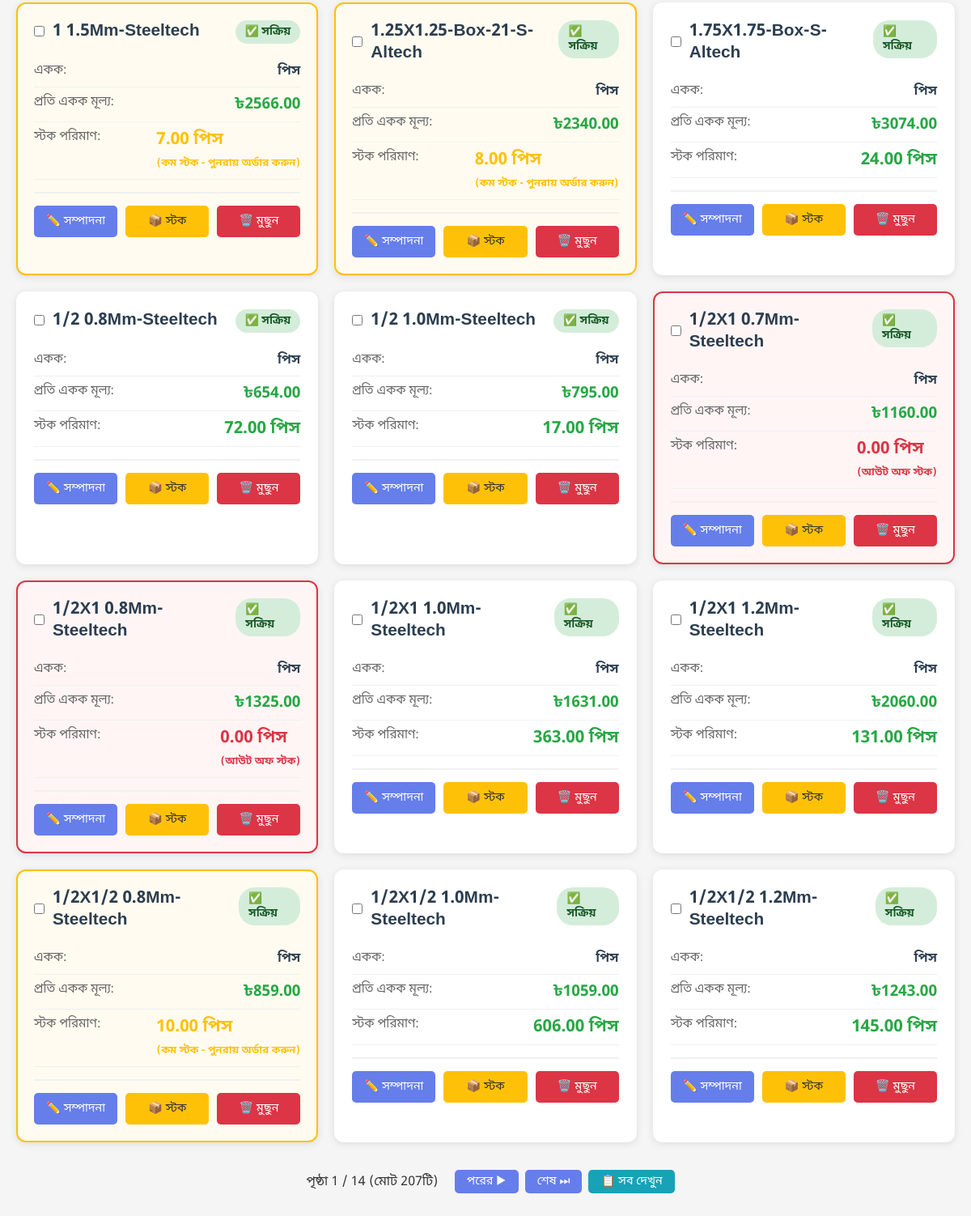
The app's page /admin-panel/inventory/ (signed in, lower part), older data.
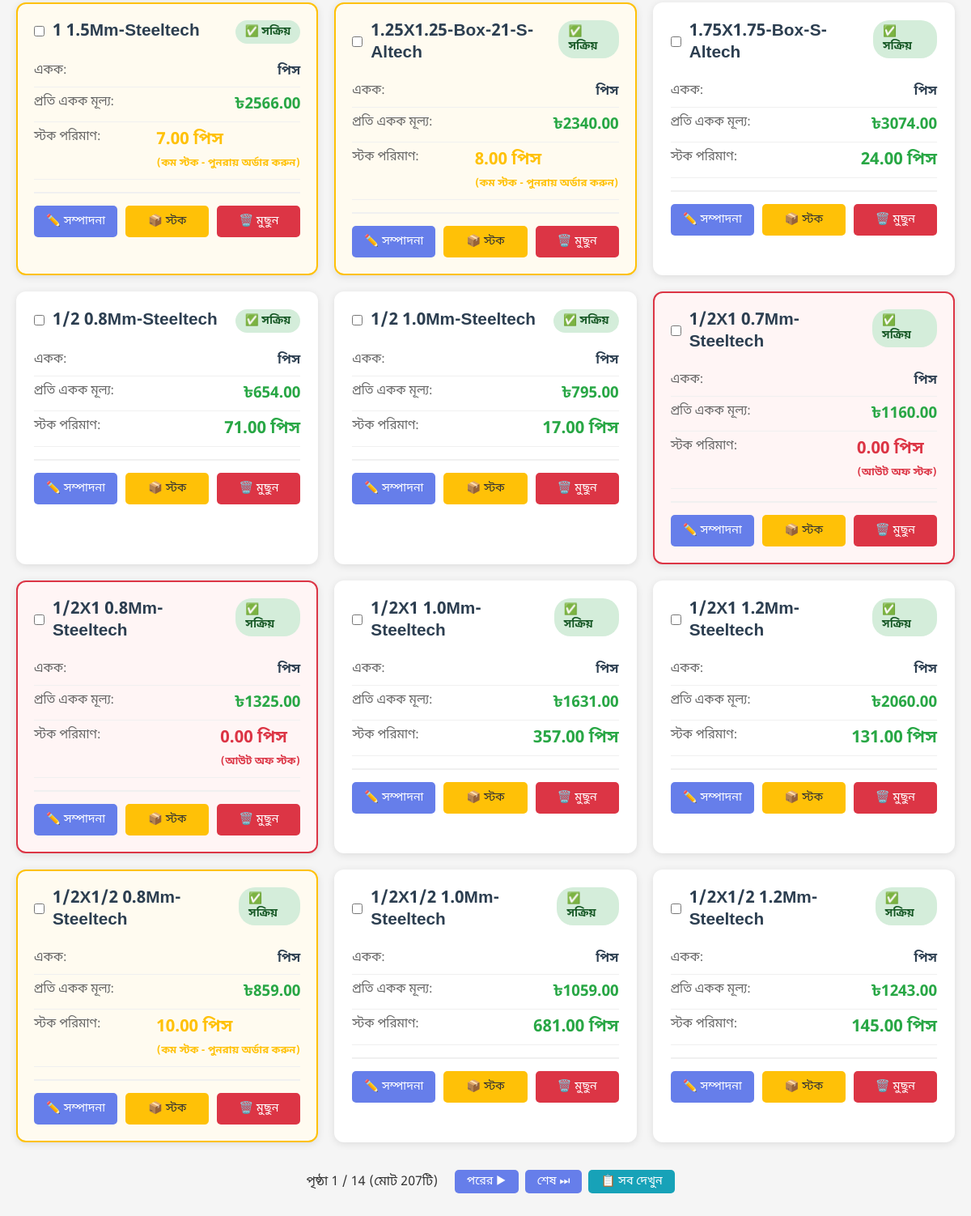
The same page, newer data.
### shop/models.py (models this page shows, shortened)
class InventoryProduct(models.Model):
    UNIT_CHOICES = [
        ('piece', 'পিস'),
        ('feet', 'ফুট'),
        ('meter', 'মিটার'),
        ('ton', 'টন'),
        ('kg', 'কেজি'),
    ]
    name = models.CharField(max_length=200, verbose_name='পণ্যের নাম')
    description = models.TextField(verbose_name='বিবরণ', blank=True)
    unit = models.CharField(max_length=20, choices=UNIT_CHOICES, verbose_name='একক')
    price_per_unit = models.DecimalField(max_digits=10, decimal_places=2, verbose_name='প্রতি একক মূল্য')
    stock_quantity = models.DecimalField(max_digits=10, decimal_places=2, verbose_name='স্টক পরিমাণ', default=0)
    is_active = models.BooleanField(default=True, verbose_name='সক্রিয়')
    created_at = models.DateTimeField(auto_now_add=True, verbose_name='তৈরির তারিখ')
    updated_at = models.DateTimeField(auto_now=True, verbose_name='আপডেটের তারিখ')
    image = models.ImageField(upload_to='inventory/', blank=True, null=True, verbose_name='ছবি')
    class Meta:
        verbose_name = 'ইনভেন্টরি পণ্য'
        verbose_name_plural = 'ইনভেন্টরি পণ্যসমূহ'
        ordering = ['name']
        unique_together = [['name', 'unit']]

### shop/views.py (the view)
# urls.py: path('admin-panel/inventory/', views.inventory_product_list, name='inventory_product_list'),
@login_required
def inventory_product_list(request):
    search_query = request.GET.get('search', '')
    stock_filter = request.GET.get('stock_filter', '')
    page_number = request.GET.get('page', 1)
    show_all = request.GET.get('all', '') == '1'
    products = InventoryProduct.objects.all()
    if search_query:
        products = products.filter(
            Q(name__icontains=search_query) |
            Q(description__icontains=search_query)
        )
    if stock_filter == 'zero':
        products = products.filter(stock_quantity=0)
    elif stock_filter == 'low':
        products = products.filter(stock_quantity__gt=0, stock_quantity__lte=10)
    elif stock_filter == 'in_stock':
        products = products.filter(stock_quantity__gt=0)
    elif stock_filter == 'high':
        products = products.filter(stock_quantity__gt=10)
    if show_all:
        paginator = Paginator(products, products.count())
        page_obj = paginator.get_page(1)
    else:
        paginator = Paginator(products, 15)
        page_obj = paginator.get_page(page_number)
    context = {
        'products': page_obj,
        'page_obj': page_obj,
        'search_query': search_query,
        'stock_filter': stock_filter,
    }
    return render(request, 'admin_panel/inventory_product_list.html', context)

### shop/templates/admin_panel/inventory_product_list.html (shortened to what this page needs)
{% extends 'admin_panel/base.html' %}
{% block content %}
{% if products %}
<div class="inventory-grid">
    {% for product in products %}
    <div class="product-card {% if product.stock_quantity <= 0 %}out-of-stock{% elif product.stock_quantity <= 10 %}low-stock{% endif %}">
        <div class="product-header">
            <div style="display: flex; align-items: center; gap: 10px;">
                <input type="checkbox" name="selected_products" value="{{ product.pk }}" class="product-checkbox" id="product-{{ product.pk }}">
                <label for="product-{{ product.pk }}" class="product-name" style="margin: 0; cursor: pointer;">{{ product.name }}</label>
            </div>
            <span class="product-status {% if product.is_active %}status-active{% else %}status-inactive{% endif %}">
                {% if product.is_active %}✅ সক্রিয়{% else %}⏸️ নিষ্ক্রিয়{% endif %}
            </span>
        </div>
        <div class="product-info">
            <div class="info-row">
                <span class="info-label">একক:</span>
                <span class="info-value">{{ product.get_unit_display }}</span>
            </div>
            <div class="info-row">
                <span class="info-label">প্রতি একক মূল্য:</span>
                <span class="info-value price-value">৳{{ product.price_per_unit }}</span>
            </div>
            <div class="info-row">
                <span class="info-label">স্টক পরিমাণ:</span>
                <span class="info-value stock-value {% if product.stock_quantity <= 0 %}stock-out{% elif product.stock_quantity <= 10 %}stock-low{% else %}stock-ok{% endif %}">
                    {{ product.stock_quantity }} {{ product.get_unit_display }}
                    {% if product.stock_quantity <= 0 %}
                    <br><small style="font-size: 0.8rem;">(আউট অফ স্টক)</small>
                    {% elif product.stock_quantity <= 10 %}
                    <br><small style="font-size: 0.8rem;">(কম স্টক - পুনরায় অর্ডার করুন)</small>
                    {% endif %}
                </span>
            </div>
        </div>
        <div class="product-actions">
            <a href="{% url 'inventory_product_edit' product.pk %}" class="btn btn-primary">✏️ সম্পাদনা</a>
            <a href="{% url 'stock_management' product.pk %}" class="btn btn-warning">📦 স্টক</a>
            <a href="{% url 'inventory_product_delete' product.pk %}" class="btn btn-danger" onclick="return confirm('আপনি কি নিশ্চিত যে এই পণ্যটি মুছে ফেলতে চান?')">🗑️ মুছুন</a>
        </div>
    </div>
    {% endfor %}
</div>
{% else %}
<div class="empty-state">
    <h3>📦 কোনো পণ্য পাওয়া যায়নি</h3>
    <p style="color: #666; margin-bottom: 20px;">আপনার ইনভেন্টরিতে এখনো কোনো পণ্য নেই।</p>
    <a href="{% url 'inventory_product_create' %}" class="btn btn-success">➕ প্রথম পণ্য যোগ করুন</a>
</div>
{% endif %}
{% if page_obj.has_other_pages %}
<nav class="pagination-nav" style="margin-top: 24px; display: flex; justify-content: center; gap: 8px; flex-wrap: wrap; align-items: center;">
    <span class="pagination-info" style="align-self: center; padding: 8px 12px;">
        পৃষ্ঠা {{ page_obj.number }} / {{ page_obj.paginator.num_pages }} (মোট {{ page_obj.paginator.count }}টি)
    </span>
    {% if page_obj.has_next %}
    <a href="?page={{ page_obj.next_page_number }}{% if search_query %}&search={{ search_query }}{% endif %}{% if stock_filter %}&stock_filter={{ stock_filter }}{% endif %}" class="btn btn-sm">পরের ▶</a>
    <a href="?page={{ page_obj.paginator.num_pages }}{% if search_query %}&search={{ search_query }}{% endif %}{% if stock_filter %}&stock_filter={{ stock_filter }}{% endif %}" class="btn btn-sm">শেষ ⏭</a>
    {% endif %}
    <a href="?page=1{% if search_query %}&search={{ search_query }}{% endif %}{% if stock_filter %}&stock_filter={{ stock_filter }}{% endif %}&all=1" class="btn btn-sm" style="background: #17a2b8; color: white;">📋 সব দেখুন</a>
</nav>
{% endif %}
{% endblock %}

Row changes from the older to the newer data that the page shows:
changed InventoryProduct "1/2 0.8Mm-Steeltech": stock_quantity "72.00" → "71.00"
changed InventoryProduct "1/2X1 1.0Mm-Steeltech": stock_quantity "363.00" → "357.00"
changed InventoryProduct "1/2X1/2 1.0Mm-Steeltech": stock_quantity "606.00" → "681.00"
